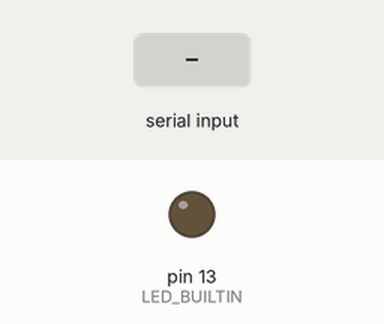
Recording of a sketch running on a simulated Arduino Uno, built with avr-gcc and run on an emulated ATmega328P. Parts: output pins drawn as LEDs (lit = HIGH). The inputs (shaded band) are chosen by the test bench.

Above: at 1.2 s.
1.3 s: "30,150\n" received over Serial
2.8 s: "1\n" received over Serial
At 3.9 s:
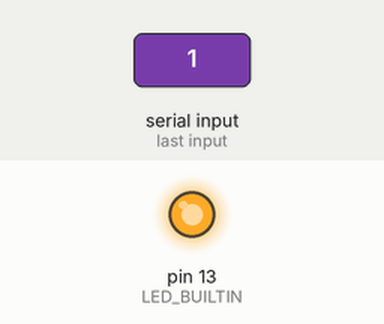
4.3 s: "90,45\n" received over Serial
At 5.1 s:
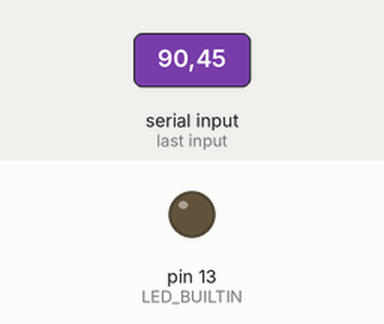
Timing chart, 0 to 7.3 s (numbered marks = the images above; inputs shaded):
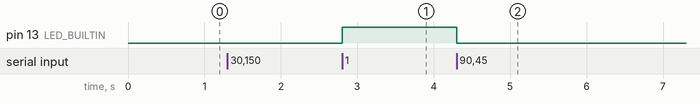

Measured:
- after the input at 2.8 s, pin 13 (LED_BUILTIN): LOW → HIGH at once
- after the input at 4.3 s, pin 13 (LED_BUILTIN): HIGH → LOW at once

The sketch:

ex_read.ino
```cpp
void setup(){
    pinMode(LED_BUILTIN, OUTPUT);
    Serial.begin(9600);
}

void loop(){
    if(Serial.available()){
        char onoff = (char) Serial.read();
        int num = (onoff - '0');

        if(num == 1){
            on();
        }
        if(num == 0){
            off();
        }
    }
}

void on(){
    digitalWrite(LED_BUILTIN, HIGH);
}

void off(){
    digitalWrite(LED_BUILTIN, LOW);
}
```
